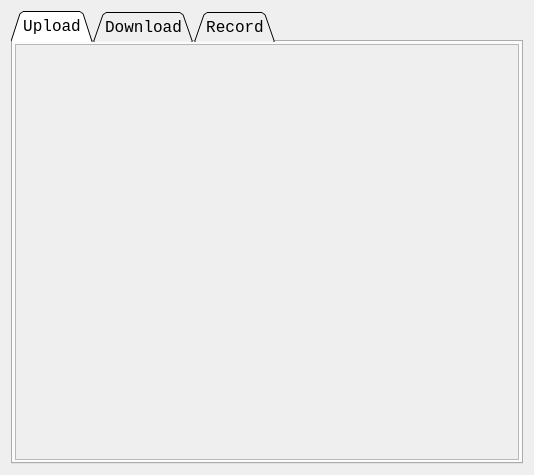
<?xml version="1.0" encoding="UTF-8"?>
<ui version="4.0">
 <class>Transfer</class>
 <widget class="QWidget" name="Transfer">
  <property name="geometry">
   <rect>
    <x>0</x>
    <y>0</y>
    <width>534</width>
    <height>475</height>
   </rect>
  </property>
  <property name="windowTitle">
   <string>Form</string>
  </property>
  <layout class="QVBoxLayout" name="verticalLayout">
   <item>
    <widget class="QTabWidget" name="tabWidget">
     <property name="font">
      <font>
       <family>Consolas</family>
       <pointsize>12</pointsize>
      </font>
     </property>
     <property name="tabPosition">
      <enum>QTabWidget::North</enum>
     </property>
     <property name="tabShape">
      <enum>QTabWidget::Triangular</enum>
     </property>
     <property name="currentIndex">
      <number>0</number>
     </property>
     <property name="elideMode">
      <enum>Qt::ElideNone</enum>
     </property>
     <widget class="QWidget" name="upload">
      <property name="font">
       <font>
        <family>Consolas</family>
        <pointsize>12</pointsize>
       </font>
      </property>
      <attribute name="title">
       <string>Upload</string>
      </attribute>
      <layout class="QVBoxLayout" name="verticalLayout_2">
       <property name="leftMargin">
        <number>2</number>
       </property>
       <property name="topMargin">
        <number>2</number>
       </property>
       <property name="rightMargin">
        <number>2</number>
       </property>
       <property name="bottomMargin">
        <number>2</number>
       </property>
       <item>
        <widget class="QScrollArea" name="scrollArea1">
         <property name="widgetResizable">
          <bool>true</bool>
         </property>
         <widget class="QWidget" name="uploadScroll">
          <property name="geometry">
           <rect>
            <x>0</x>
            <y>0</y>
            <width>512</width>
            <height>431</height>
           </rect>
          </property>
         </widget>
        </widget>
       </item>
      </layout>
     </widget>
     <widget class="QWidget" name="download">
      <property name="font">
       <font>
        <family>Consolas</family>
        <pointsize>12</pointsize>
       </font>
      </property>
      <attribute name="title">
       <string>Download</string>
      </attribute>
      <layout class="QVBoxLayout" name="verticalLayout_3">
       <property name="leftMargin">
        <number>2</number>
       </property>
       <property name="topMargin">
        <number>2</number>
       </property>
       <property name="rightMargin">
        <number>2</number>
       </property>
       <property name="bottomMargin">
        <number>2</number>
       </property>
       <item>
        <widget class="QScrollArea" name="scrollArea2">
         <property name="widgetResizable">
          <bool>true</bool>
         </property>
         <widget class="QWidget" name="downloadScroll">
          <property name="geometry">
           <rect>
            <x>0</x>
            <y>0</y>
            <width>512</width>
            <height>431</height>
           </rect>
          </property>
         </widget>
        </widget>
       </item>
      </layout>
     </widget>
     <widget class="QWidget" name="record">
      <property name="font">
       <font>
        <family>Consolas</family>
        <pointsize>12</pointsize>
       </font>
      </property>
      <attribute name="title">
       <string>Record</string>
      </attribute>
      <layout class="QVBoxLayout" name="verticalLayout_4">
       <property name="leftMargin">
        <number>2</number>
       </property>
       <property name="topMargin">
        <number>2</number>
       </property>
       <property name="rightMargin">
        <number>2</number>
       </property>
       <property name="bottomMargin">
        <number>2</number>
       </property>
       <item>
        <widget class="QScrollArea" name="scrollArea3">
         <property name="widgetResizable">
          <bool>true</bool>
         </property>
         <widget class="QWidget" name="recordScroll">
          <property name="geometry">
           <rect>
            <x>0</x>
            <y>0</y>
            <width>512</width>
            <height>431</height>
           </rect>
          </property>
         </widget>
        </widget>
       </item>
      </layout>
     </widget>
    </widget>
   </item>
  </layout>
 </widget>
 <resources/>
 <connections/>
</ui>
